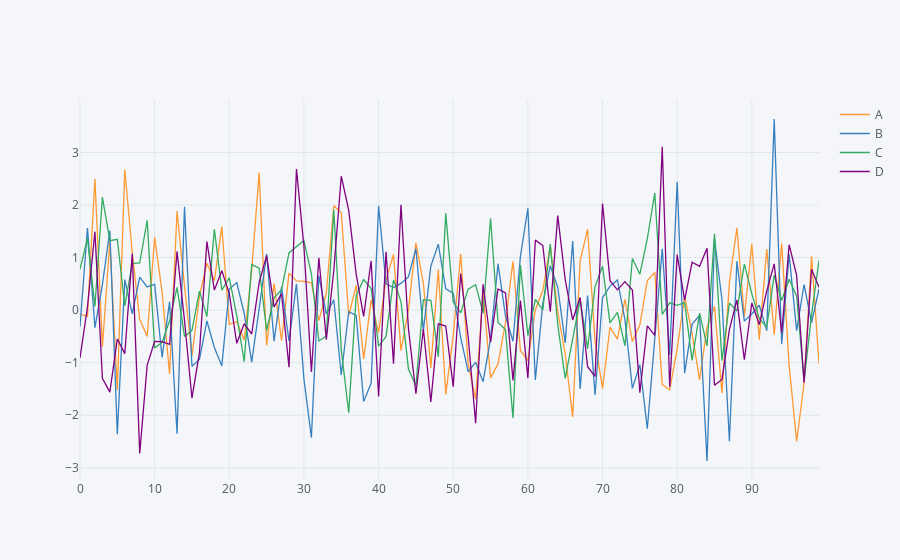

Write notebook code for a chart like this one.
### Code cell
# Gerando um gráfico de linhas para cada coluna do DataFrame:

df.iplot()
